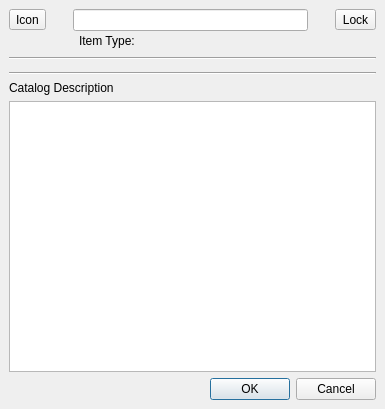
<ui version="4.0" >
 <class>CatalogPropertiesDialog</class>
 <widget class="QDialog" name="CatalogPropertiesDialog" >
  <property name="geometry" >
   <rect>
    <x>0</x>
    <y>0</y>
    <width>385</width>
    <height>409</height>
   </rect>
  </property>
  <property name="windowTitle" >
   <string>Properties</string>
  </property>
  <layout class="QVBoxLayout" >
   <property name="margin" >
    <number>9</number>
   </property>
   <property name="spacing" >
    <number>6</number>
   </property>
   <item>
    <layout class="QVBoxLayout" >
     <property name="margin" >
      <number>0</number>
     </property>
     <property name="spacing" >
      <number>0</number>
     </property>
     <item>
      <layout class="QHBoxLayout" >
       <property name="margin" >
        <number>0</number>
       </property>
       <property name="spacing" >
        <number>6</number>
       </property>
       <item>
        <widget class="QToolButton" name="toolButtonIcon" >
         <property name="text" >
          <string>Icon</string>
         </property>
        </widget>
       </item>
       <item>
        <spacer>
         <property name="orientation" >
          <enum>Qt::Horizontal</enum>
         </property>
         <property name="sizeType" >
          <enum>QSizePolicy::Minimum</enum>
         </property>
         <property name="sizeHint" >
          <size>
           <width>21</width>
           <height>20</height>
          </size>
         </property>
        </spacer>
       </item>
       <item>
        <widget class="QLineEdit" name="nameLineEdit" />
       </item>
       <item>
        <spacer>
         <property name="orientation" >
          <enum>Qt::Horizontal</enum>
         </property>
         <property name="sizeType" >
          <enum>QSizePolicy::Minimum</enum>
         </property>
         <property name="sizeHint" >
          <size>
           <width>21</width>
           <height>20</height>
          </size>
         </property>
        </spacer>
       </item>
       <item>
        <widget class="QToolButton" name="toolButtonLock" >
         <property name="text" >
          <string>Lock</string>
         </property>
        </widget>
       </item>
      </layout>
     </item>
     <item>
      <layout class="QHBoxLayout" >
       <property name="margin" >
        <number>0</number>
       </property>
       <property name="spacing" >
        <number>6</number>
       </property>
       <item>
        <spacer>
         <property name="orientation" >
          <enum>Qt::Horizontal</enum>
         </property>
         <property name="sizeType" >
          <enum>QSizePolicy::Minimum</enum>
         </property>
         <property name="sizeHint" >
          <size>
           <width>70</width>
           <height>20</height>
          </size>
         </property>
        </spacer>
       </item>
       <item>
        <widget class="QLabel" name="label_001" >
         <property name="text" >
          <string>Item Type: </string>
         </property>
        </widget>
       </item>
       <item>
        <widget class="QLabel" name="labelItemType" >
         <property name="text" >
          <string/>
         </property>
        </widget>
       </item>
       <item>
        <spacer>
         <property name="orientation" >
          <enum>Qt::Horizontal</enum>
         </property>
         <property name="sizeHint" >
          <size>
           <width>40</width>
           <height>20</height>
          </size>
         </property>
        </spacer>
       </item>
      </layout>
     </item>
    </layout>
   </item>
   <item>
    <widget class="Line" name="line" >
     <property name="orientation" >
      <enum>Qt::Horizontal</enum>
     </property>
    </widget>
   </item>
   <item>
    <widget class="QFrame" name="infoFrame" >
     <property name="frameShape" >
      <enum>QFrame::StyledPanel</enum>
     </property>
     <property name="frameShadow" >
      <enum>QFrame::Raised</enum>
     </property>
    </widget>
   </item>
   <item>
    <widget class="Line" name="line_2" >
     <property name="orientation" >
      <enum>Qt::Horizontal</enum>
     </property>
    </widget>
   </item>
   <item>
    <layout class="QVBoxLayout" >
     <property name="margin" >
      <number>0</number>
     </property>
     <property name="spacing" >
      <number>6</number>
     </property>
     <item>
      <widget class="QLabel" name="label_24" >
       <property name="text" >
        <string>Catalog Description</string>
       </property>
      </widget>
     </item>
     <item>
      <widget class="QTextEdit" name="textEditDescription" />
     </item>
    </layout>
   </item>
   <item>
    <layout class="QHBoxLayout" >
     <property name="margin" >
      <number>0</number>
     </property>
     <property name="spacing" >
      <number>6</number>
     </property>
     <item>
      <spacer>
       <property name="orientation" >
        <enum>Qt::Horizontal</enum>
       </property>
       <property name="sizeHint" >
        <size>
         <width>211</width>
         <height>20</height>
        </size>
       </property>
      </spacer>
     </item>
     <item>
      <widget class="QDialogButtonBox" name="buttonBox" >
       <property name="orientation" >
        <enum>Qt::Horizontal</enum>
       </property>
       <property name="standardButtons" >
        <set>QDialogButtonBox::Cancel|QDialogButtonBox::NoButton|QDialogButtonBox::Ok</set>
       </property>
      </widget>
     </item>
    </layout>
   </item>
  </layout>
 </widget>
 <resources/>
 <connections>
  <connection>
   <sender>buttonBox</sender>
   <signal>accepted()</signal>
   <receiver>CatalogPropertiesDialog</receiver>
   <slot>accept()</slot>
   <hints>
    <hint type="sourcelabel" >
     <x>248</x>
     <y>254</y>
    </hint>
    <hint type="destinationlabel" >
     <x>157</x>
     <y>274</y>
    </hint>
   </hints>
  </connection>
  <connection>
   <sender>buttonBox</sender>
   <signal>rejected()</signal>
   <receiver>CatalogPropertiesDialog</receiver>
   <slot>reject()</slot>
   <hints>
    <hint type="sourcelabel" >
     <x>316</x>
     <y>260</y>
    </hint>
    <hint type="destinationlabel" >
     <x>286</x>
     <y>274</y>
    </hint>
   </hints>
  </connection>
 </connections>
</ui>
